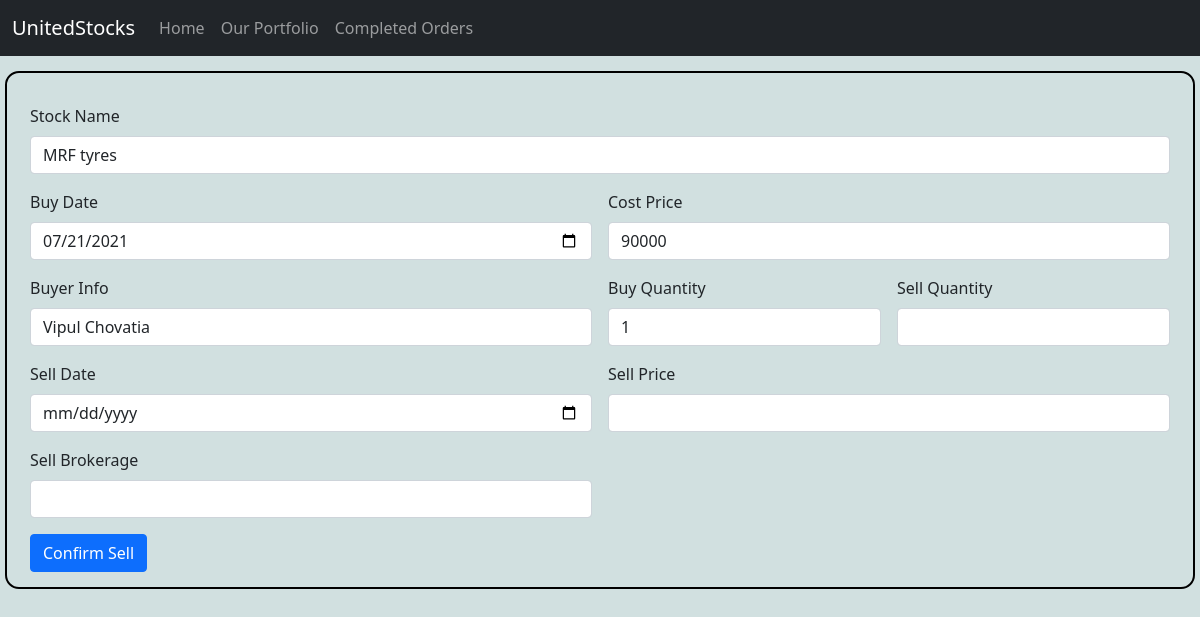
/Sold.php?sid=7, run on the app's committed database.
### tables this page shows
CREATE TABLE `unitedstocks` (
  `id` int(11) NOT NULL,
  `BuyDate` date NOT NULL,
  `Stock Name` varchar(100) NOT NULL,
  `Quantity` int(100) NOT NULL,
  `Price` double NOT NULL,
  `Buy Brokerage` double NOT NULL,
  `Buyer Info` varchar(50) NOT NULL,
  `Status` int(10) NOT NULL
);

### Sold.php (the view, shortened to what this page needs)
<?php
    include('conn.php');
    if(isset($_GET['sid']) && $_GET['sid']!="")
    {
        $sid=$_GET['sid'];
        $sql="SELECT * FROM `unitedstocks` where `unitedstocks`.id=$sid";
        $result = $conn->query($sql);
        $row = $result->fetch_assoc();
    }
    else
    {
        echo "Stock id not found";
    }
?>
<!doctype html>
<html lang="en">
  <head>
    <link href="https://cdn.jsdelivr.net/npm/bootstrap@5.0.2/dist/css/bootstrap.min.css" rel="stylesheet">
  </head>
  <body>
    <nav class="navbar navbar-expand-lg navbar-dark bg-dark">
        <div class="container-fluid">
            <a class="navbar-brand" href="#">UnitedStocks</a>
            <div class="collapse navbar-collapse" id="navbarNav">
            <ul class="navbar-nav">
                <li class="nav-item">
                <a class="nav-link" aria-current="page" href="index.php">Home</a>
                </li>
                <li class="nav-item">
                <a class="nav-link" href="Portfolio.php">Our Portfolio</a>
                </li>
                <li class="nav-item">
                <a class="nav-link" href="CompletedOrders.php">Completed Orders</a>
                </li>
            </ul>
            </div>
        </div>
    </nav>
    <form class="row g-3" id="Sell-form" method="POST">
        <div class="col-12">
          <label for="StockName" class="form-label">Stock Name</label>
          <input type="text" class="form-control" id="StockName" name="StockName" value="<?php echo $row['Stock Name']; ?>" >
        </div>
        <div class="col-md-6">
            <label for="BuyDate" class="form-label">Buy Date</label>
            <input type="date" class="form-control" id="BuyDate" name="BuyDate" value="<?php echo $row['BuyDate']; ?>">
        </div>
        <div class="col-md-6">
            <label for="CostPrice" class="form-label">Cost Price</label>
            <input type="number" class="form-control" id="CostPrice" name="CostPrice" value="<?php echo $row['Price']; ?>">
        </div>
        <div class="col-6">
            <label for="BuyerInfo" class="form-label">Buyer Info</label>
            <input type="text" class="form-control" id="BuyerInfo" name="BuyerInfo" value="<?php echo $row['Buyer Info']; ?>" >
        </div>
        <div class="col-md-3">
            <label for="Buy Quantity" class="form-label">Buy Quantity</label>
            <input type="text" class="form-control" id="Buy Quantity" name="BuyQuantity" value="<?php echo $row['Quantity']; ?>">
        </div>
        <div class="col-md-3">
            <label for="Sell Quantity" class="form-label">Sell Quantity</label>
            <input type="text" class="form-control" id="SellQuantity" name="SellQuantity" required>
        </div>
        <div class="col-md-6">
            <label for="SellDate" class="form-label">Sell Date</label>
            <input type="date" class="form-control" id="SellDate" name="SellDate" required>
        </div>
        <div class="col-md-6">
            <label for="SellPrice" class="form-label">Sell Price</label>
            <input type="text" class="form-control" id="SellPrice" name="SellPrice" required>
        </div>
        <div class="col-md-6">
            <label for="SellBrokerage" class="form-label">Sell Brokerage</label>
            <input type="text" class="form-control" id="SellBrokerage" name="SellBrokerage" required>
        </div>
        <div class="col-12">
            <button type="SUBMIT" class="btn btn-primary" id="SUBMIT" value="SUBMIT">Confirm Sell</button>
        </div>
    </form>
  </body>
</html>

### Sold.php (style rules this page uses)
* { margin:0; padding:0; }
body { background:rgb(209, 224, 224); }
#Sell-form { margin:15px 5px; padding:15px 15px; border: 2px solid black; border-radius:14px; }

### data on the page
unitedstocks: StockName "MRF tyres", BuyDate "07/21/2021", CostPrice "90000", BuyerInfo "Vipul Chovatia", BuyQuantity "1"
